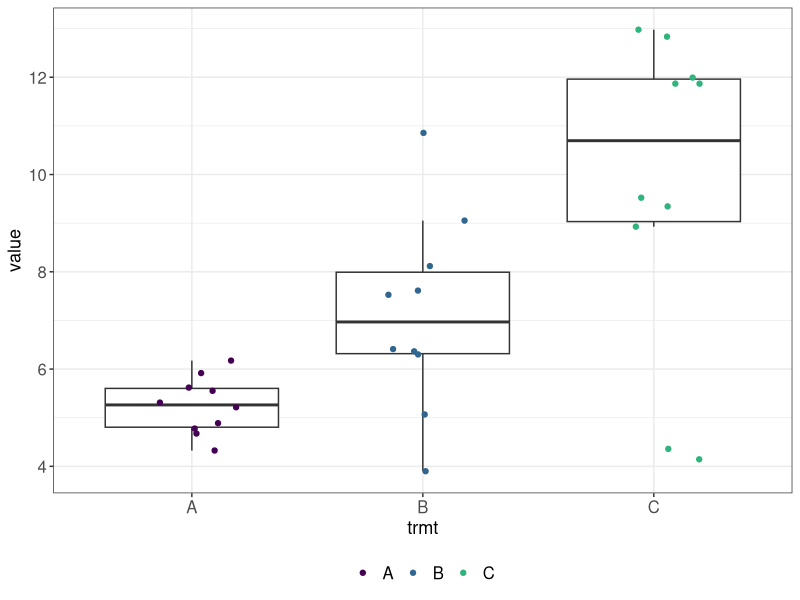
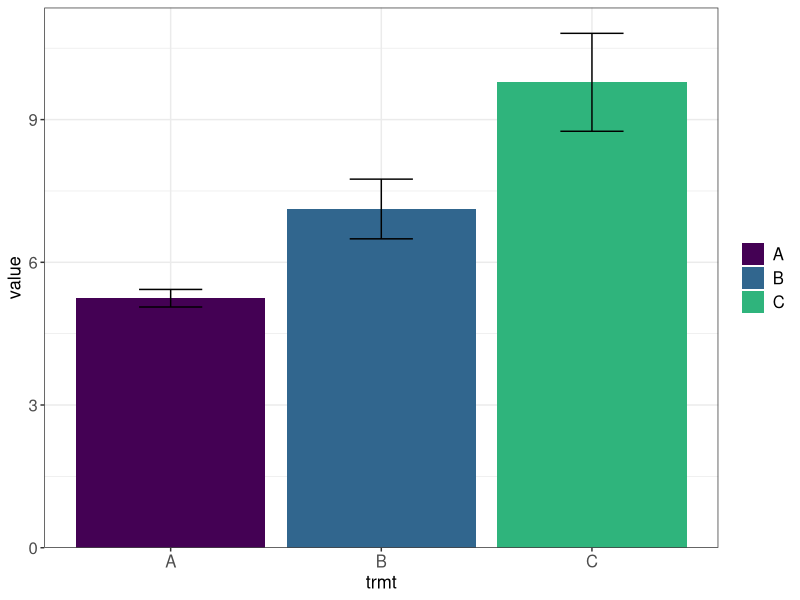
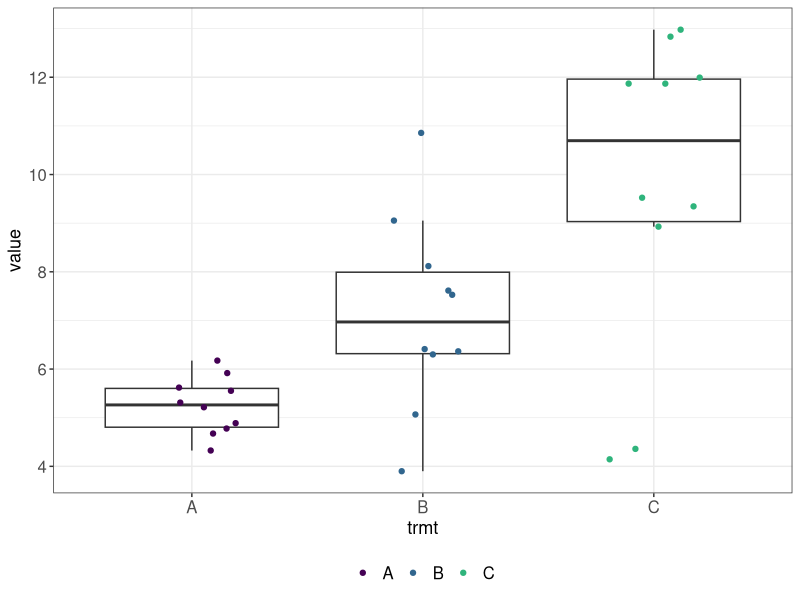
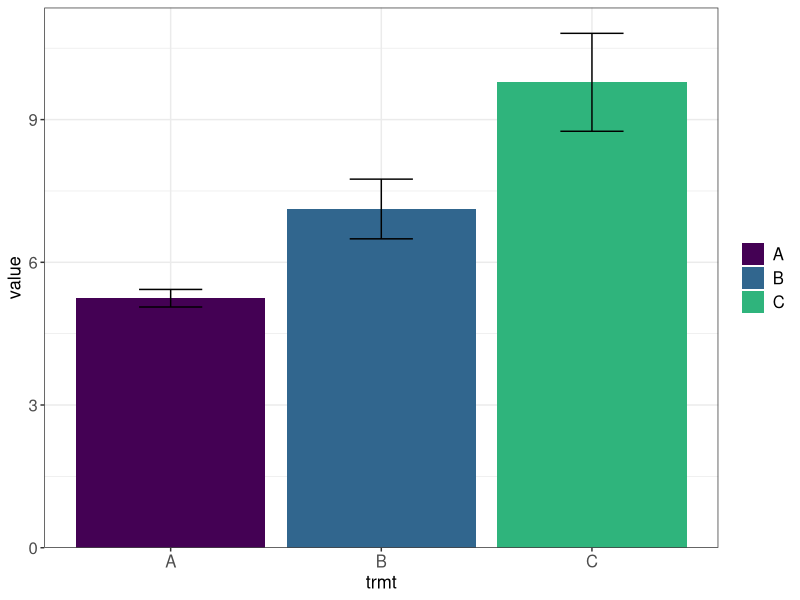
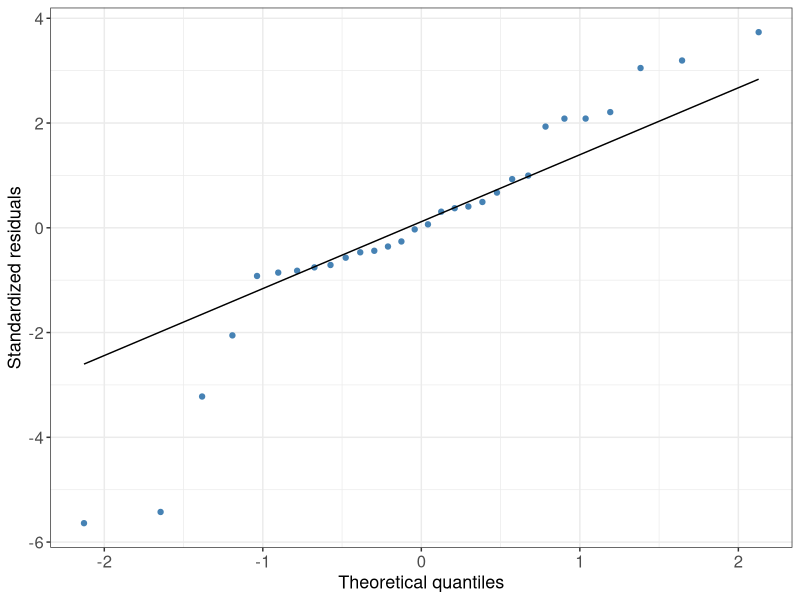
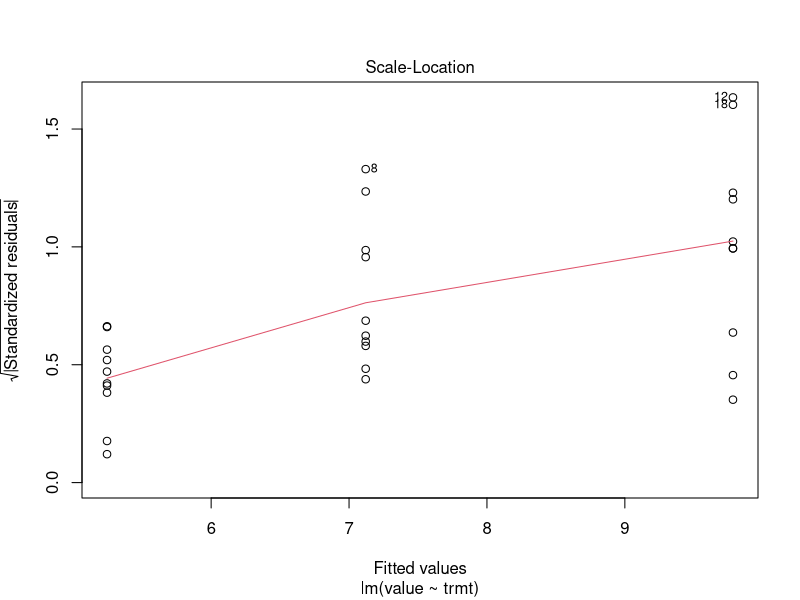
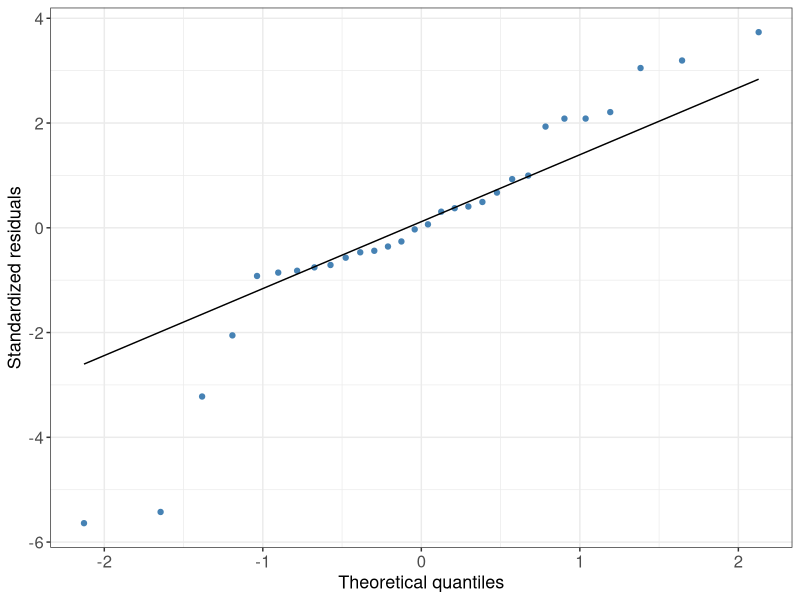
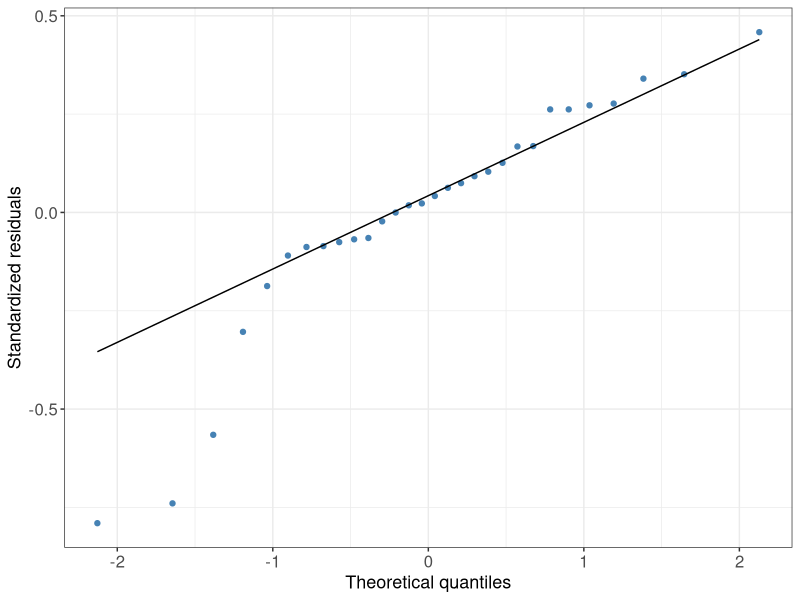

Write the R code that produced these figures, in order.
# R code to develop Shiny app for running ANOVAs or K-W tests
# Part 1 of 3: exploratory tables and plots, ANOVA assumptions, and transformations

#load packages
library(tidyverse)
library(rstatix)

#### Simulate data-=======================================================================================
### Create three vectors from random normal distribution
set.seed(101)
A<-rnorm(10,5,1)
B<-rnorm(10,8,2)
C<-rnorm(10,10,4)

### Combine vectors into a tibble (long format)
tibble(A,B,C) %>% 
  pivot_longer(cols=everything(),names_to="trmt",values_to="value") -> sampDF


### Create function to make tibble-------------------------------------------------------------------------
samp_maker<-function(n=10){
  tibble(
    A=rnorm(n,10,1),
    B=rnorm(n,14,3),
    C=rnorm(n,18,5)
  ) %>% 
    pivot_longer(cols=everything(),names_to="trmt",values_to="value")
}


#### Exploratory data analysis============================================================================
#create list for summary tables
stat_list<-list(n=length,min=min,median=median,mean=mean,max=max,sd=sd,se=function(x) sd(x)/sqrt(length(x)))

### Summary data table
sampDF %>%
  group_by(trmt) %>%
  summarize(across(value, stat_list,.names="{.fn}"))

### Exploratory plots
## Boxplot
sampDF %>%
  ggplot(aes(x=trmt,y=value)) +
  geom_boxplot(outlier.shape=NA) +
  geom_point(aes(color=trmt),position=position_jitterdodge()) +
  scale_color_viridis_d(begin=0,end=0.65) +
  theme_bw() +
  theme(axis.text=element_text(size=12),
        axis.title=element_text(size=13),
        legend.position="bottom",
        legend.title=element_blank(),
        legend.text=element_text(size=12))

## Barplot
sampDF %>%
  ggplot(aes(x=trmt,y=value,fill=trmt)) +
  stat_summary(fun="mean",geom="bar") +
  stat_summary(fun.data="mean_se",geom="errorbar",width=0.3) +
  scale_fill_viridis_d(begin=0,end=0.65) +
  scale_y_continuous(expand=expansion(mult=c(0,0.05))) +
  theme_bw() +
  theme(axis.text=element_text(size=12),
        axis.title=element_text(size=13),
        legend.title=element_blank(),
        legend.text=element_text(size=12))


### Create functions to build boxplots and barplots
boxplotter<-function(df,x,y){
  df %>%
    ggplot(aes(x={{x}},y={{y}})) +
    geom_boxplot(outlier.shape=NA) +
    geom_point(aes(color={{x}}),position=position_jitterdodge()) +
    scale_color_viridis_d(begin=0,end=0.65) +
    theme_bw() +
    theme(axis.text=element_text(size=12),
          axis.title=element_text(size=13),
          legend.position="bottom",
          legend.title=element_blank(),
          legend.text=element_text(size=12))
}

barplotter<-function(df,x,y){
  df %>%
    ggplot(aes(x={{x}},y={{y}},fill={{x}})) +
    stat_summary(fun="mean",geom="bar") +
    stat_summary(fun.data="mean_se",geom="errorbar",width=0.3) +
    scale_fill_viridis_d(begin=0,end=0.65) +
    scale_y_continuous(expand=expansion(mult=c(0,0.05))) +
    theme_bw() +
    theme(axis.text=element_text(size=12),
          axis.title=element_text(size=13),
          legend.title=element_blank(),
          legend.text=element_text(size=12))
}

boxplotter(sampDF,trmt,value)
barplotter(sampDF,trmt,value)


#### ANOVA assumptions=====================================================================================
### Pull residuals
#create and store model
mod<-lm(value~trmt,data=sampDF)


### Test normality assumption
## Graphically
resid(mod) %>%
  as_tibble() %>%
  ggplot(aes(sample=value)) +
  stat_qq(color="steelblue") + 
  stat_qq_line() +
  labs(x="Theoretical quantiles",
       y="Standardized residuals") +
  theme_bw() +
  theme(axis.text=element_text(size=12),
        axis.title=element_text(size=13))
#many outliers at the tails

## Statistically
shapiro_test(resid(mod))
#p=0.0235; non-normal


### Test equal variance assumption
## Graphically 
plot(mod,which=3)
#line is clearly not horizontal, so variance unequal

## Statistically
levene_test(sampDF,value~trmt)
#p=0.0113; unequal variance


### Create functions to draw qq plot in ggplot2------------------------------------------------------------------
## Draw qqplot in ggplot2
qqplotter<-function(model){
resid(model) %>%
  as_tibble() %>%
  ggplot(aes(sample=value)) +
  stat_qq(color="steelblue") + 
  stat_qq_line() +
  labs(x="Theoretical quantiles",
       y="Standardized residuals") +
  theme_bw() +
  theme(axis.text=element_text(size=12),
        axis.title=element_text(size=13))
}

qqplotter(mod)

#### Data transformations & ANOVA assumptions===========================================================
### Transform data
## Log 
# Create DF with transformed response variable
sampDF %>%
  mutate(log_value=log(value)) -> sampDF_log

# Create model object
sampDF_log %>%
  lm(log_value~trmt,.) -> mod_log


## Square-root
sampDF %>%
  mutate(sqrt_value=sqrt(value)) -> sampDF_sqrt

sampDF_sqrt %>%
  lm(sqrt_value~trmt,.) -> mod_sqrt


## Reciprocal
sampDF %>%
  mutate(recip_value=1/value) -> sampDF_recip

sampDF_recip %>%
  lm(recip_value~trmt,.) -> mod_recip


### Test assumptions (using log-transform as an example)
## Normality
# Graphically
#hard-coded
resid(mod_log) %>%
  as_tibble() %>%
  ggplot(aes(sample=value)) +
  stat_qq(color="steelblue") + 
  stat_qq_line() +
  labs(x="Theoretical quantiles",
       y="Standardized residuals") +
  theme_bw() +
  theme(axis.text=element_text(size=12),
        axis.title=element_text(size=13))
#highly skewed tail; appears non-normal

#using function
qqplotter(mod_log)

# Statistically
shapiro_test(resid(mod_log)) 
#p=0.0054; non-normal


## Equal variance
# Graphically
plot(mod_log,which=3)
#non horizontal; appears unequal

# Statistically
levene_test(sampDF_log,log_value~trmt)
#equal variance
